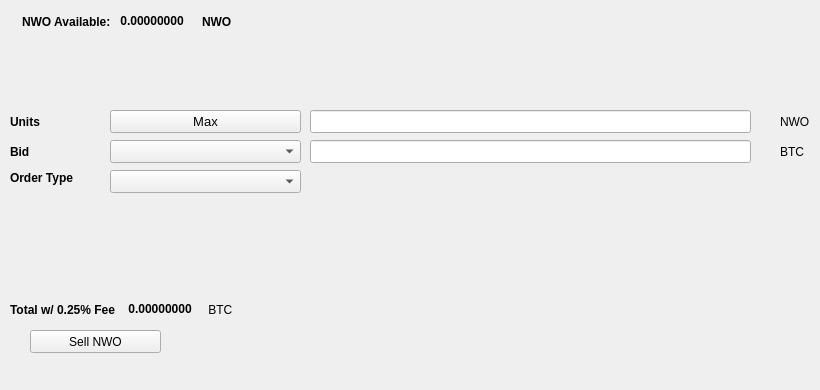
   <widget class="QWidget" name="SellTab">
    <attribute name="title">
     <string>Sell</string>
    </attribute>
    <widget class="QLabel" name="label_16">
     <property name="geometry">
      <rect>
       <x>780</x>
       <y>140</y>
       <width>31</width>
       <height>23</height>
      </rect>
     </property>
     <property name="text">
      <string>BTC</string>
     </property>
    </widget>
    <widget class="QComboBox" name="SellBidcomboBox">
     <property name="geometry">
      <rect>
       <x>110</x>
       <y>140</y>
       <width>191</width>
       <height>23</height>
      </rect>
     </property>
     <property name="font">
      <font>
       <pointsize>10</pointsize>
      </font>
     </property>
    </widget>
    <widget class="QLabel" name="label_18">
     <property name="geometry">
      <rect>
       <x>10</x>
       <y>110</y>
       <width>46</width>
       <height>23</height>
      </rect>
     </property>
     <property name="font">
      <font>
       <weight>75</weight>
       <bold>true</bold>
      </font>
     </property>
     <property name="text">
      <string>Units</string>
     </property>
    </widget>
    <widget class="QPushButton" name="Sell_Max_Amount">
     <property name="geometry">
      <rect>
       <x>110</x>
       <y>110</y>
       <width>191</width>
       <height>23</height>
      </rect>
     </property>
     <property name="font">
      <font>
       <pointsize>10</pointsize>
      </font>
     </property>
     <property name="text">
      <string>Max</string>
     </property>
    </widget>
    <widget class="QLabel" name="label_20">
     <property name="geometry">
      <rect>
       <x>10</x>
       <y>170</y>
       <width>91</width>
       <height>16</height>
      </rect>
     </property>
     <property name="font">
      <font>
       <weight>75</weight>
       <bold>true</bold>
      </font>
     </property>
     <property name="text">
      <string>Order Type</string>
     </property>
    </widget>
    <widget class="QComboBox" name="SellOrdertypeCombo">
     <property name="geometry">
      <rect>
       <x>110</x>
       <y>170</y>
       <width>191</width>
       <height>23</height>
      </rect>
     </property>
     <property name="font">
      <font>
       <pointsize>10</pointsize>
      </font>
     </property>
    </widget>
    <widget class="QLabel" name="label_21">
     <property name="geometry">
      <rect>
       <x>10</x>
       <y>140</y>
       <width>46</width>
       <height>23</height>
      </rect>
     </property>
     <property name="font">
      <font>
       <weight>75</weight>
       <bold>true</bold>
      </font>
     </property>
     <property name="text">
      <string>Bid</string>
     </property>
    </widget>
    <widget class="QLabel" name="label_22">
     <property name="geometry">
      <rect>
       <x>780</x>
       <y>110</y>
       <width>31</width>
       <height>23</height>
      </rect>
     </property>
     <property name="text">
      <string>NWO</string>
     </property>
    </widget>
    <widget class="QLineEdit" name="UnitsInputNWO">
     <property name="geometry">
      <rect>
       <x>310</x>
       <y>110</y>
       <width>441</width>
       <height>23</height>
      </rect>
     </property>
     <property name="font">
      <font>
       <pointsize>9</pointsize>
       <weight>75</weight>
       <bold>true</bold>
      </font>
     </property>
    </widget>
    <widget class="QLineEdit" name="SellBidPriceEdit">
     <property name="geometry">
      <rect>
       <x>310</x>
       <y>140</y>
       <width>441</width>
       <height>23</height>
      </rect>
     </property>
     <property name="font">
      <font>
       <pointsize>9</pointsize>
       <weight>75</weight>
       <bold>true</bold>
      </font>
     </property>
    </widget>
    <widget class="QPushButton" name="SellNWOBTN">
     <property name="geometry">
      <rect>
       <x>30</x>
       <y>330</y>
       <width>131</width>
       <height>23</height>
      </rect>
     </property>
     <property name="text">
      <string>Sell NWO</string>
     </property>
     <property name="icon">
      <iconset resource="../nwo">
       <normaloff>:/icons/bitcoin</normaloff>:/icons/bitcoin</iconset>
     </property>
    </widget>
    <widget class="QWidget" name="layoutWidget3">
     <property name="geometry">
      <rect>
       <x>22</x>
       <y>12</y>
       <width>258</width>
       <height>19</height>
      </rect>
     </property>
     <layout class="QHBoxLayout" name="horizontalLayout">
      <item>
       <widget class="QLabel" name="label232_2">
        <property name="font">
         <font>
          <weight>75</weight>
          <bold>true</bold>
         </font>
        </property>
        <property name="text">
         <string>NWO Available:</string>
        </property>
       </widget>
      </item>
      <item>
       <widget class="QLabel" name="NWOAvailableLabel">
        <property name="palette">
         <palette>
          <active>
           <colorrole role="WindowText">
            <brush brushstyle="SolidPattern">
             <color alpha="255">
              <red>0</red>
              <green>0</green>
              <blue>0</blue>
             </color>
            </brush>
           </colorrole>
           <colorrole role="Button">
            <brush brushstyle="SolidPattern">
             <color alpha="255">
              <red>0</red>
              <green>170</green>
              <blue>0</blue>
             </color>
            </brush>
           </colorrole>
           <colorrole role="Light">
            <brush brushstyle="SolidPattern">
             <color alpha="255">
              <red>0</red>
              <green>255</green>
              <blue>0</blue>
             </color>
            </brush>
           </colorrole>
           <colorrole role="Midlight">
            <brush brushstyle="SolidPattern">
             <color alpha="255">
              <red>0</red>
              <green>212</green>
              <blue>0</blue>
             </color>
            </brush>
           </colorrole>
           <colorrole role="Dark">
            <brush brushstyle="SolidPattern">
             <color alpha="255">
              <red>0</red>
              <green>85</green>
              <blue>0</blue>
             </color>
            </brush>
           </colorrole>
           <colorrole role="Mid">
            <brush brushstyle="SolidPattern">
             <color alpha="255">
              <red>0</red>
              <green>113</green>
              <blue>0</blue>
             </color>
            </brush>
           </colorrole>
           <colorrole role="Text">
            <brush brushstyle="SolidPattern">
             <color alpha="255">
              <red>0</red>
              <green>170</green>
              <blue>0</blue>
             </color>
            </brush>
           </colorrole>
           <colorrole role="BrightText">
            <brush brushstyle="SolidPattern">
             <color alpha="255">
              <red>255</red>
              <green>255</green>
              <blue>255</blue>
             </color>
            </brush>
           </colorrole>
           <colorrole role="ButtonText">
            <brush brushstyle="SolidPattern">
             <color alpha="255">
              <red>0</red>
              <green>0</green>
              <blue>0</blue>
             </color>
            </brush>
           </colorrole>
           <colorrole role="Base">
            <brush brushstyle="SolidPattern">
             <color alpha="255">
              <red>255</red>
              <green>255</green>
              <blue>255</blue>
             </color>
            </brush>
           </colorrole>
           <colorrole role="Window">
            <brush brushstyle="SolidPattern">
             <color alpha="255">
              <red>0</red>
              <green>170</green>
              <blue>0</blue>
             </color>
            </brush>
           </colorrole>
           <colorrole role="Shadow">
            <brush brushstyle="SolidPattern">
             <color alpha="255">
              <red>0</red>
              <green>0</green>
              <blue>0</blue>
             </color>
            </brush>
           </colorrole>
           <colorrole role="AlternateBase">
            <brush brushstyle="SolidPattern">
             <color alpha="255">
              <red>127</red>
              <green>212</green>
              <blue>127</blue>
             </color>
            </brush>
           </colorrole>
           <colorrole role="ToolTipBase">
            <brush brushstyle="SolidPattern">
             <color alpha="255">
              <red>255</red>
              <green>255</green>
              <blue>220</blue>
             </color>
            </brush>
           </colorrole>
           <colorrole role="ToolTipText">
            <brush brushstyle="SolidPattern">
             <color alpha="255">
              <red>0</red>
              <green>0</green>
              <blue>0</blue>
             </color>
            </brush>
           </colorrole>
          </active>
          <inactive>
           <colorrole role="WindowText">
            <brush brushstyle="SolidPattern">
             <color alpha="255">
              <red>0</red>
              <green>0</green>
              <blue>0</blue>
             </color>
            </brush>
           </colorrole>
           <colorrole role="Button">
            <brush brushstyle="SolidPattern">
             <color alpha="255">
              <red>0</red>
              <green>170</green>
              <blue>0</blue>
             </color>
            </brush>
           </colorrole>
           <colorrole role="Light">
            <brush brushstyle="SolidPattern">
             <color alpha="255">
              <red>0</red>
              <green>255</green>
              <blue>0</blue>
             </color>
            </brush>
           </colorrole>
           <colorrole role="Midlight">
            <brush brushstyle="SolidPattern">
             <color alpha="255">
              <red>0</red>
              <green>212</green>
              <blue>0</blue>
             </color>
            </brush>
           </colorrole>
           <colorrole role="Dark">
            <brush brushstyle="SolidPattern">
             <color alpha="255">
              <red>0</red>
              <green>85</green>
              <blue>0</blue>
             </color>
            </brush>
           </colorrole>
           <colorrole role="Mid">
            <brush brushstyle="SolidPattern">
             <color alpha="255">
              <red>0</red>
              <green>113</green>
              <blue>0</blue>
             </color>
            </brush>
           </colorrole>
           <colorrole role="Text">
            <brush brushstyle="SolidPattern">
             <color alpha="255">
              <red>0</red>
              <green>170</green>
              <blue>0</blue>
             </color>
            </brush>
           </colorrole>
           <colorrole role="BrightText">
            <brush brushstyle="SolidPattern">
             <color alpha="255">
              <red>255</red>
              <green>255</green>
              <blue>255</blue>
             </color>
            </brush>
           </colorrole>
           <colorrole role="ButtonText">
            <brush brushstyle="SolidPattern">
             <color alpha="255">
              <red>0</red>
              <green>0</green>
              <blue>0</blue>
             </color>
            </brush>
           </colorrole>
           <colorrole role="Base">
            <brush brushstyle="SolidPattern">
             <color alpha="255">
              <red>255</red>
              <green>255</green>
              <blue>255</blue>
             </color>
            </brush>
           </colorrole>
           <colorrole role="Window">
            <brush brushstyle="SolidPattern">
             <color alpha="255">
              <red>0</red>
              <green>170</green>
              <blue>0</blue>
             </color>
            </brush>
           </colorrole>
           <colorrole role="Shadow">
            <brush brushstyle="SolidPattern">
             <color alpha="255">
              <red>0</red>
              <green>0</green>
              <blue>0</blue>
             </color>
            </brush>
           </colorrole>
           <colorrole role="AlternateBase">
            <brush brushstyle="SolidPattern">
             <color alpha="255">
              <red>127</red>
              <green>212</green>
              <blue>127</blue>
             </color>
            </brush>
           </colorrole>
           <colorrole role="ToolTipBase">
            <brush brushstyle="SolidPattern">
             <color alpha="255">
              <red>255</red>
              <green>255</green>
              <blue>220</blue>
             </color>
            </brush>
           </colorrole>
           <colorrole role="ToolTipText">
            <brush brushstyle="SolidPattern">
             <color alpha="255">
              <red>0</red>
              <green>0</green>
              <blue>0</blue>
             </color>
            </brush>
           </colorrole>
          </inactive>
          <disabled>
           <colorrole role="WindowText">
            <brush brushstyle="SolidPattern">
             <color alpha="255">
              <red>0</red>
              <green>85</green>
              <blue>0</blue>
             </color>
            </brush>
           </colorrole>
           <colorrole role="Button">
            <brush brushstyle="SolidPattern">
             <color alpha="255">
              <red>0</red>
              <green>170</green>
              <blue>0</blue>
             </color>
            </brush>
           </colorrole>
           <colorrole role="Light">
            <brush brushstyle="SolidPattern">
             <color alpha="255">
              <red>0</red>
              <green>255</green>
              <blue>0</blue>
             </color>
            </brush>
           </colorrole>
           <colorrole role="Midlight">
            <brush brushstyle="SolidPattern">
             <color alpha="255">
              <red>0</red>
              <green>212</green>
              <blue>0</blue>
             </color>
            </brush>
           </colorrole>
           <colorrole role="Dark">
            <brush brushstyle="SolidPattern">
             <color alpha="255">
              <red>0</red>
              <green>85</green>
              <blue>0</blue>
             </color>
            </brush>
           </colorrole>
           <colorrole role="Mid">
            <brush brushstyle="SolidPattern">
             <color alpha="255">
              <red>0</red>
              <green>113</green>
              <blue>0</blue>
             </color>
            </brush>
           </colorrole>
           <colorrole role="Text">
            <brush brushstyle="SolidPattern">
             <color alpha="255">
              <red>0</red>
              <green>85</green>
              <blue>0</blue>
             </color>
            </brush>
           </colorrole>
           <colorrole role="BrightText">
            <brush brushstyle="SolidPattern">
             <color alpha="255">
              <red>255</red>
              <green>255</green>
              <blue>255</blue>
             </color>
            </brush>
           </colorrole>
           <colorrole role="ButtonText">
            <brush brushstyle="SolidPattern">
             <color alpha="255">
              <red>0</red>
              <green>85</green>
              <blue>0</blue>
             </color>
            </brush>
           </colorrole>
           <colorrole role="Base">
            <brush brushstyle="SolidPattern">
             <color alpha="255">
              <red>0</red>
              <green>170</green>
              <blue>0</blue>
             </color>
            </brush>
           </colorrole>
           <colorrole role="Window">
            <brush brushstyle="SolidPattern">
             <color alpha="255">
              <red>0</red>
              <green>170</green>
              <blue>0</blue>
             </color>
            </brush>
           </colorrole>
           <colorrole role="Shadow">
            <brush brushstyle="SolidPattern">
             <color alpha="255">
              <red>0</red>
              <green>0</green>
              <blue>0</blue>
             </color>
            </brush>
           </colorrole>
           <colorrole role="AlternateBase">
            <brush brushstyle="SolidPattern">
             <color alpha="255">
              <red>0</red>
              <green>170</green>
              <blue>0</blue>
             </color>
            </brush>
           </colorrole>
           <colorrole role="ToolTipBase">
            <brush brushstyle="SolidPattern">
             <color alpha="255">
              <red>255</red>
              <green>255</green>
              <blue>220</blue>
             </color>
            </brush>
           </colorrole>
           <colorrole role="ToolTipText">
            <brush brushstyle="SolidPattern">
             <color alpha="255">
              <red>0</red>
              <green>0</green>
              <blue>0</blue>
             </color>
            </brush>
           </colorrole>
          </disabled>
         </palette>
        </property>
        <property name="font">
         <font>
          <weight>75</weight>
          <bold>true</bold>
         </font>
        </property>
        <property name="text">
         <string> 0.00000000 </string>
        </property>
        <property name="textInteractionFlags">
         <set>Qt::LinksAccessibleByMouse|Qt::TextSelectableByKeyboard|Qt::TextSelectableByMouse</set>
        </property>
       </widget>
      </item>
      <item>
       <widget class="QLabel" name="labelNWO">
        <property name="font">
         <font>
          <weight>75</weight>
          <bold>true</bold>
         </font>
        </property>
        <property name="text">
         <string>NWO</string>
        </property>
       </widget>
      </item>
     </layout>
    </widget>
    <widget class="QWidget" name="layoutWidget">
     <property name="geometry">
      <rect>
       <x>10</x>
       <y>300</y>
       <width>268</width>
       <height>19</height>
      </rect>
     </property>
     <layout class="QHBoxLayout" name="horizontalLayout_2">
      <item>
       <widget class="QLabel" name="label_19">
        <property name="font">
         <font>
          <weight>75</weight>
          <bold>true</bold>
         </font>
        </property>
        <property name="text">
         <string>Total w/ 0.25% Fee </string>
        </property>
       </widget>
      </item>
      <item>
       <widget class="QLabel" name="SellCostLabel">
        <property name="palette">
         <palette>
          <active>
           <colorrole role="WindowText">
            <brush brushstyle="SolidPattern">
             <color alpha="255">
              <red>0</red>
              <green>0</green>
              <blue>0</blue>
             </color>
            </brush>
           </colorrole>
           <colorrole role="Button">
            <brush brushstyle="SolidPattern">
             <color alpha="255">
              <red>0</red>
              <green>170</green>
              <blue>0</blue>
             </color>
            </brush>
           </colorrole>
           <colorrole role="Light">
            <brush brushstyle="SolidPattern">
             <color alpha="255">
              <red>0</red>
              <green>255</green>
              <blue>0</blue>
             </color>
            </brush>
           </colorrole>
           <colorrole role="Midlight">
            <brush brushstyle="SolidPattern">
             <color alpha="255">
              <red>0</red>
              <green>212</green>
              <blue>0</blue>
             </color>
            </brush>
           </colorrole>
           <colorrole role="Dark">
            <brush brushstyle="SolidPattern">
             <color alpha="255">
              <red>0</red>
              <green>85</green>
              <blue>0</blue>
             </color>
            </brush>
           </colorrole>
           <colorrole role="Mid">
            <brush brushstyle="SolidPattern">
             <color alpha="255">
              <red>0</red>
              <green>113</green>
              <blue>0</blue>
             </color>
            </brush>
           </colorrole>
           <colorrole role="Text">
            <brush brushstyle="SolidPattern">
             <color alpha="255">
              <red>0</red>
              <green>170</green>
              <blue>0</blue>
             </color>
            </brush>
           </colorrole>
           <colorrole role="BrightText">
            <brush brushstyle="SolidPattern">
             <color alpha="255">
              <red>255</red>
              <green>255</green>
              <blue>255</blue>
             </color>
            </brush>
           </colorrole>
           <colorrole role="ButtonText">
            <brush brushstyle="SolidPattern">
             <color alpha="255">
              <red>0</red>
              <green>0</green>
              <blue>0</blue>
             </color>
            </brush>
           </colorrole>
           <colorrole role="Base">
            <brush brushstyle="SolidPattern">
             <color alpha="255">
              <red>255</red>
              <green>255</green>
              <blue>255</blue>
             </color>
            </brush>
           </colorrole>
           <colorrole role="Window">
            <brush brushstyle="SolidPattern">
             <color alpha="255">
              <red>0</red>
              <green>170</green>
              <blue>0</blue>
             </color>
            </brush>
           </colorrole>
           <colorrole role="Shadow">
            <brush brushstyle="SolidPattern">
             <color alpha="255">
              <red>0</red>
              <green>0</green>
              <blue>0</blue>
             </color>
            </brush>
           </colorrole>
           <colorrole role="AlternateBase">
            <brush brushstyle="SolidPattern">
             <color alpha="255">
              <red>127</red>
              <green>212</green>
              <blue>127</blue>
             </color>
            </brush>
           </colorrole>
           <colorrole role="ToolTipBase">
            <brush brushstyle="SolidPattern">
             <color alpha="255">
              <red>255</red>
              <green>255</green>
              <blue>220</blue>
             </color>
            </brush>
           </colorrole>
           <colorrole role="ToolTipText">
            <brush brushstyle="SolidPattern">
             <color alpha="255">
              <red>0</red>
              <green>0</green>
              <blue>0</blue>
             </color>
            </brush>
           </colorrole>
          </active>
          <inactive>
           <colorrole role="WindowText">
            <brush brushstyle="SolidPattern">
             <color alpha="255">
              <red>0</red>
              <green>0</green>
              <blue>0</blue>
             </color>
            </brush>
           </colorrole>
           <colorrole role="Button">
            <brush brushstyle="SolidPattern">
             <color alpha="255">
              <red>0</red>
              <green>170</green>
              <blue>0</blue>
             </color>
            </brush>
           </colorrole>
           <colorrole role="Light">
            <brush brushstyle="SolidPattern">
             <color alpha="255">
              <red>0</red>
              <green>255</green>
              <blue>0</blue>
             </color>
            </brush>
           </colorrole>
           <colorrole role="Midlight">
            <brush brushstyle="SolidPattern">
             <color alpha="255">
              <red>0</red>
              <green>212</green>
              <blue>0</blue>
             </color>
            </brush>
           </colorrole>
           <colorrole role="Dark">
            <brush brushstyle="SolidPattern">
             <color alpha="255">
              <red>0</red>
              <green>85</green>
              <blue>0</blue>
             </color>
            </brush>
           </colorrole>
           <colorrole role="Mid">
            <brush brushstyle="SolidPattern">
             <color alpha="255">
              <red>0</red>
              <green>113</green>
              <blue>0</blue>
             </color>
            </brush>
           </colorrole>
           <colorrole role="Text">
            <brush brushstyle="SolidPattern">
             <color alpha="255">
              <red>0</red>
              <green>170</green>
              <blue>0</blue>
             </color>
            </brush>
           </colorrole>
           <colorrole role="BrightText">
            <brush brushstyle="SolidPattern">
             <color alpha="255">
              <red>255</red>
              <green>255</green>
              <blue>255</blue>
             </color>
            </brush>
           </colorrole>
           <colorrole role="ButtonText">
            <brush brushstyle="SolidPattern">
             <color alpha="255">
              <red>0</red>
              <green>0</green>
              <blue>0</blue>
             </color>
            </brush>
           </colorrole>
           <colorrole role="Base">
            <brush brushstyle="SolidPattern">
             <color alpha="255">
              <red>255</red>
              <green>255</green>
              <blue>255</blue>
             </color>
            </brush>
           </colorrole>
           <colorrole role="Window">
            <brush brushstyle="SolidPattern">
             <color alpha="255">
              <red>0</red>
              <green>170</green>
              <blue>0</blue>
             </color>
            </brush>
           </colorrole>
           <colorrole role="Shadow">
            <brush brushstyle="SolidPattern">
             <color alpha="255">
              <red>0</red>
              <green>0</green>
              <blue>0</blue>
             </color>
            </brush>
           </colorrole>
           <colorrole role="AlternateBase">
            <brush brushstyle="SolidPattern">
             <color alpha="255">
              <red>127</red>
              <green>212</green>
              <blue>127</blue>
             </color>
            </brush>
           </colorrole>
           <colorrole role="ToolTipBase">
            <brush brushstyle="SolidPattern">
             <color alpha="255">
              <red>255</red>
              <green>255</green>
              <blue>220</blue>
             </color>
            </brush>
           </colorrole>
           <colorrole role="ToolTipText">
            <brush brushstyle="SolidPattern">
             <color alpha="255">
              <red>0</red>
              <green>0</green>
              <blue>0</blue>
             </color>
            </brush>
           </colorrole>
          </inactive>
          <disabled>
           <colorrole role="WindowText">
            <brush brushstyle="SolidPattern">
             <color alpha="255">
              <red>0</red>
              <green>85</green>
              <blue>0</blue>
             </color>
            </brush>
           </colorrole>
           <colorrole role="Button">
            <brush brushstyle="SolidPattern">
             <color alpha="255">
              <red>0</red>
              <green>170</green>
              <blue>0</blue>
             </color>
            </brush>
           </colorrole>
           <colorrole role="Light">
            <brush brushstyle="SolidPattern">
             <color alpha="255">
              <red>0</red>
              <green>255</green>
              <blue>0</blue>
             </color>
            </brush>
           </colorrole>
           <colorrole role="Midlight">
            <brush brushstyle="SolidPattern">
             <color alpha="255">
              <red>0</red>
              <green>212</green>
              <blue>0</blue>
             </color>
            </brush>
           </colorrole>
           <colorrole role="Dark">
            <brush brushstyle="SolidPattern">
             <color alpha="255">
              <red>0</red>
              <green>85</green>
              <blue>0</blue>
             </color>
            </brush>
           </colorrole>
           <colorrole role="Mid">
            <brush brushstyle="SolidPattern">
             <color alpha="255">
              <red>0</red>
              <green>113</green>
              <blue>0</blue>
             </color>
            </brush>
           </colorrole>
           <colorrole role="Text">
            <brush brushstyle="SolidPattern">
             <color alpha="255">
              <red>0</red>
              <green>85</green>
              <blue>0</blue>
             </color>
            </brush>
           </colorrole>
           <colorrole role="BrightText">
            <brush brushstyle="SolidPattern">
             <color alpha="255">
              <red>255</red>
              <green>255</green>
              <blue>255</blue>
             </color>
            </brush>
           </colorrole>
           <colorrole role="ButtonText">
            <brush brushstyle="SolidPattern">
             <color alpha="255">
              <red>0</red>
              <green>85</green>
              <blue>0</blue>
             </color>
            </brush>
           </colorrole>
           <colorrole role="Base">
            <brush brushstyle="SolidPattern">
             <color alpha="255">
              <red>0</red>
              <green>170</green>
              <blue>0</blue>
             </color>
            </brush>
           </colorrole>
           <colorrole role="Window">
            <brush brushstyle="SolidPattern">
             <color alpha="255">
              <red>0</red>
              <green>170</green>
              <blue>0</blue>
             </color>
            </brush>
           </colorrole>
           <colorrole role="Shadow">
            <brush brushstyle="SolidPattern">
             <color alpha="255">
              <red>0</red>
              <green>0</green>
              <blue>0</blue>
             </color>
            </brush>
           </colorrole>
           <colorrole role="AlternateBase">
            <brush brushstyle="SolidPattern">
             <color alpha="255">
              <red>0</red>
              <green>170</green>
              <blue>0</blue>
             </color>
            </brush>
           </colorrole>
           <colorrole role="ToolTipBase">
            <brush brushstyle="SolidPattern">
             <color alpha="255">
              <red>255</red>
              <green>255</green>
              <blue>220</blue>
             </color>
            </brush>
           </colorrole>
           <colorrole role="ToolTipText">
            <brush brushstyle="SolidPattern">
             <color alpha="255">
              <red>0</red>
              <green>0</green>
              <blue>0</blue>
             </color>
            </brush>
           </colorrole>
          </disabled>
         </palette>
        </property>
        <property name="font">
         <font>
          <weight>75</weight>
          <bold>true</bold>
         </font>
        </property>
        <property name="autoFillBackground">
         <bool>false</bool>
        </property>
        <property name="text">
         <string> 0.00000000</string>
        </property>
        <property name="textInteractionFlags">
         <set>Qt::LinksAccessibleByMouse|Qt::TextSelectableByMouse</set>
        </property>
       </widget>
      </item>
      <item>
       <widget class="QLabel" name="label_17">
        <property name="font">
         <font>
          <weight>50</weight>
          <bold>false</bold>
         </font>
        </property>
        <property name="text">
         <string> BTC</string>
        </property>
       </widget>
      </item>
     </layout>
    </widget>
    <widget class="QLabel" name="label_23">
     <property name="geometry">
      <rect>
       <x>460</x>
       <y>300</y>
       <width>281</width>
       <height>81</height>
      </rect>
     </property>
     <property name="text">
      <string/>
     </property>
     <property name="pixmap">
      <pixmap>:/images/bittrex</pixmap>
     </property>
    </widget>
   </widget>
